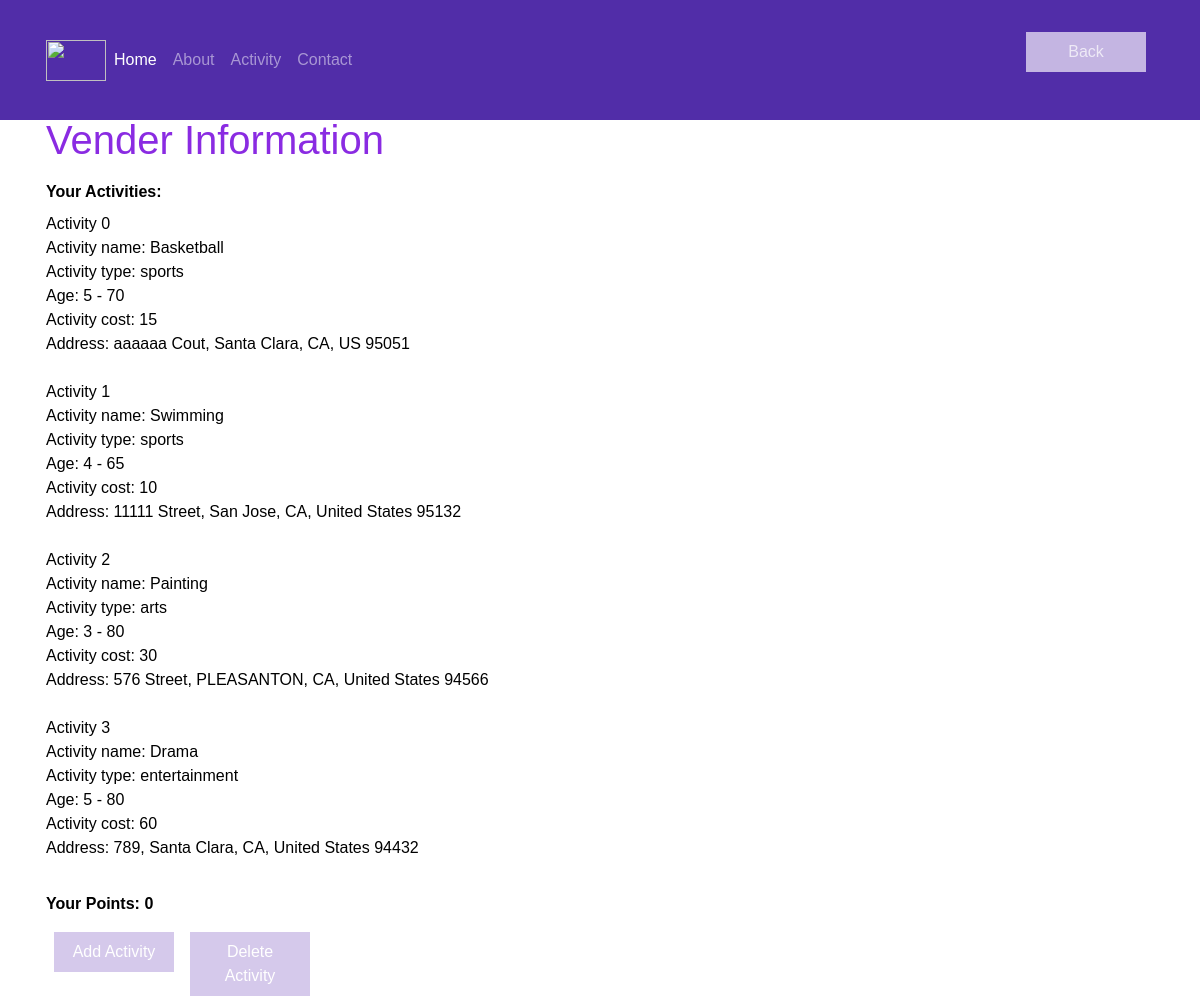
The app's page /vender_info.php (signed in) with its own data.
### tables this page shows
CREATE TABLE `Activity` (
  `ActivityID` int(20) NOT NULL,
  `VenderID` int(20) NOT NULL,
  `Name` varchar(20) NOT NULL,
  `Type` varchar(15) NOT NULL,
  `MaxAge` int(5) DEFAULT NULL,
  `MinAge` int(5) DEFAULT NULL,
  `Cost` int(10) NOT NULL
);

CREATE TABLE `ActivityAddress` (
  `ActivityID` int(20) NOT NULL,
  `Country` varchar(15) NOT NULL,
  `State` varchar(15) NOT NULL,
  `City` varchar(15) NOT NULL,
  `Street` varchar(30) NOT NULL,
  `Zipcode` int(15) NOT NULL
);

### public_html/vender_info.php (the view, shortened to what this page needs)
<?php
require_once 'login.php';
$conn = new mysqli($hn, $un, $pw, $db);
echo <<<_End
<html>
    <script>
        function submitform(){
            document.getElementById("id07").submit();
        }
    </script>
	<head>
		<link rel="stylesheet" href="https://stackpath.bootstrapcdn.com/bootstrap/4.4.1/css/bootstrap.min.css">
        <link rel="stylesheet" type="text/css" href="background.css">
        <link rel="stylesheet" href="styles.css">
        <title>Smart City Recreation</title>
	</head>
	<body>
	    <nav class="navbar navbar-dark navbar-expand-sm fixed-top">
            <div class="container">
                <button class="navbar-toggler" type="button" data-toggle="collapse" data-target="#Navbar">
                    <span class="navbar-toggler-icon"></span>
                </button>
                <a class="navbar-brand mr-auto" href="#"><img src="images/activity.png" height="41" width="60"></a>
                <div class="collapse navbar-collapse" id="Navbar">
                    <ul class="navbar-nav mr-auto">
                        <li class="nav-item active"><a class="nav-link" href="index.php"></span>Home</a></li>
                        <li class="nav-item"><a class="nav-link" href="./#"></span>About</a></li>
                        <li class="nav-item"><a class="nav-link" href="#"></span>Activity</a></li>
                        <li class="nav-item"><a class="nav-link" href="./#"></span>Contact</a></li>
                    </ul>
                    <form method="POST" action="vender_login.php">
                    <button type="submit" name="back" id="bacn">Back</button></form>
                </div>
            </div>
        </nav>
        <div  class="bodycontent">
            <div class="container">
                <div><label style="color:#8A2BE2;text-align:center;"><h1>Vender Information<br/></h1></label></div>
                <div><label for="address"><b>Your Activities:<br></b></label></div>
                <div><label for="psw">
_End;
                get_vender_activities();
                  echo<<<_e
                  </label></div>
                <div><label for="address"><b>Your Points:
_e;
                echo " ".$updated_points."</br>";
                echo<<<_e2
                  </b></label></div>
                  <div>
                  <button type="button" onclick="document.getElementById('id06').style.display='block'" class="signupbtn">Add Activity</button></div>
                  <div>
                  <button onclick="document.getElementById('id07').style.display='block'" name="add_point_button" id="add_point_button" type="button" class="signupbtn">Delete Activity</button></div>
                  <link rel="stylesheet" href="login_style.css">
                  <link rel="stylesheet" type="text/css" href="login_style.css">
                </div>
    </body>
</html>
_e2;
function get_vender_activities()
{
    global $conn;
    $query = "SELECT * FROM Activity WHERE VenderID = '$_SESSION[VenderID]'";
    $result = $conn->query($query);
    if (!$result)
    {
        echo "No Activity";
    }
    else
    {
        $rows = $result->num_rows;
        for ($i = 0 ; $i < $rows ; ++$i)
        {
            $result->data_seek($i);
            $row = $result->fetch_array(MYSQLI_NUM);
            $activityID = $row[0];
            $name = $row[2];
            $type = $row[3];
            $maxAge = $row[4];
            $minAge = $row[5];
            $cost = $row[6];
            echo "Activity ".$i."<br>";
            $activity = "Activity name: ".$name."<br>"."Activity type: ".$type."<br>"."Age: ".$minAge." - ".$maxAge."<br>"."Activity cost: ".$cost."<br>";
            echo $activity;
            $query2 = "SELECT * FROM ActivityAddress WHERE ActivityID= '$activityID'";
            $result2 = $conn->query($query2);
            if (!$result2)
            {
                echo "No Address";
            }
            else
            {
                $rows2 = $result2->num_rows;
                for ($j = 0 ; $j < $rows2 ; ++$j)
                {
                    $result2->data_seek($j);
                    $row = $result2->fetch_array(MYSQLI_NUM);
                    $user_country = $row[1];
                    $user_state = $row[2];
                    $user_city = $row[3];
                    $user_street = $row[4];
                    $user_zipcode = $row[5];
                    $user_address = "Address: ".$user_street.", ".$user_city.", ".$user_state.", ".$user_country." ".$user_zipcode."<br><br>";
                    echo $user_address;
                }
            }
        }
    }
}
function add_points()
{
    $updated_points = $_SESSION['Vender_Points'];
}
?>

### public_html/background.css (style rules this page uses)
body { background: url(https://image.freepik.com/free-vector/abstract-hand-painted-watercolor-sky-clouds-background_100956-418.jpg); background-size: cover; background-position: center; font-family: Arial; color: black; }
html { height: 100%; }

### public_html/styles.css (style rules this page uses)
body { padding: 50px 0px 0px 0px; z-index: 0; }
.navbar-dark { background-color: #512DA8; }

### public_html/login_style.css (style rules this page uses)
body { font-family: Arial, Helvetica, sans-serif; }
* { box-sizing: border-box; }
button { background-color: #D1C4E9; color: white; padding: 8px 10px; border: none; margin: 8px; cursor: pointer; width: 120; opacity: 0.9; }
.cancelbtn, .signupbtn { float: left; width: 120; }
.container { padding: 16px; }
.bodycontent { margin-top: 50px; }

### records on screen
activity: Name "Basketball", Type "sports", MinAge "5", MaxAge "70", Cost "15"
activityaddress: Street "aaaaaa Cout", City "Santa Clara", State "CA", Country "US", Zipcode "95051"
activity: Name "Swimming", Type "sports", MinAge "4", MaxAge "65", Cost "10"
activityaddress: Street "11111 Street", City "San Jose", State "CA", Country "United States", Zipcode "95132"
activity: Name "Painting", Type "arts", MinAge "3", MaxAge "80", Cost "30"
activityaddress: Street "576 Street", City "PLEASANTON", State "CA", Country "United States", Zipcode "94566"
activity: Name "Drama", Type "entertainment", MinAge "5", MaxAge "80", Cost "60"
activityaddress: Street "789", City "Santa Clara", State "CA", Country "United States", Zipcode "94432"

### other values on screen
$updated_points "0"
